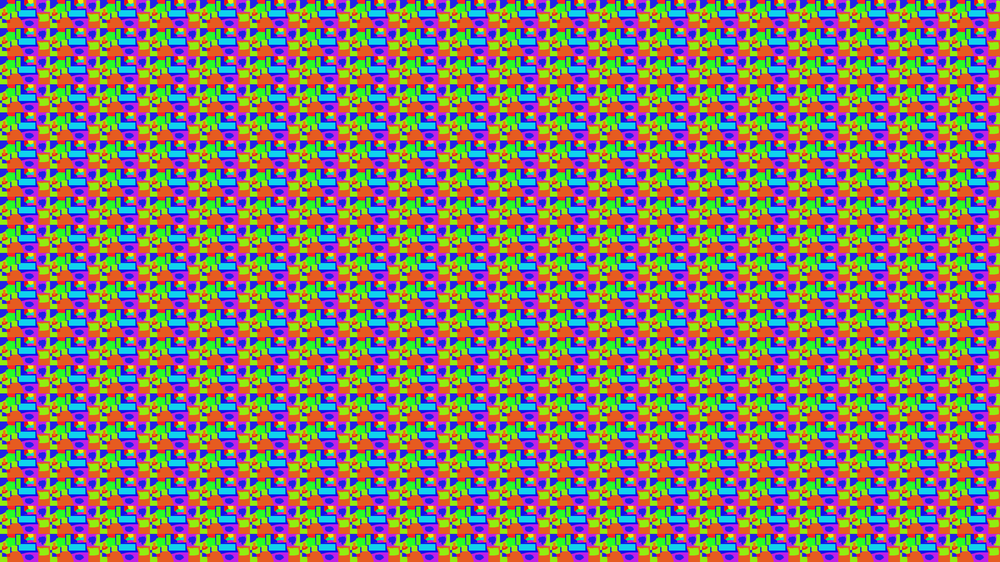
#> input picture test_data/color_mask.png, 1000 x 562 px, shrunk from 3840 x 2160 before the run
$ python solution_bfs.py
#> lines starting #> are read from the running program, lines starting #| are printed output that depends on the picture
import cv2
import numpy as np
from tqdm import tqdm
from time import time


image_input = cv2.imread("test_data/color_mask.png")
#> image_input is the input picture: shape (562, 1000, 3); mean B, G, R 116.7, 120.7, 131
mask_input = cv2.imread("test_data/mask.png")
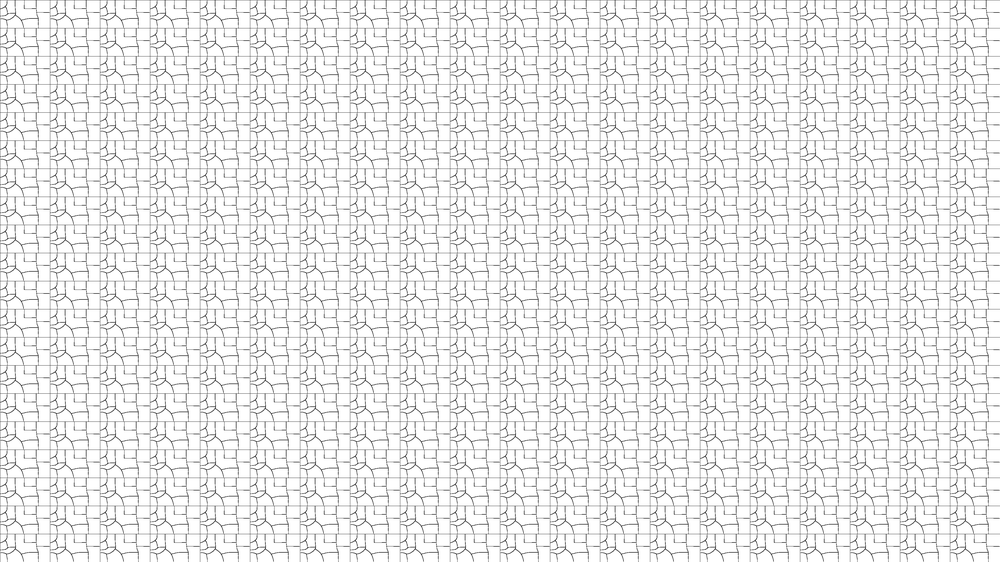
#> input picture test_data/mask.png, 1000 x 562 px, shrunk from 3840 x 2160 before the run
#> mask_input is the input picture: shape (562, 1000, 3); min 58, max 255, mean 234.7


def extract_chunk_from_point(point: np.ndarray):
    """
    BFS algorithm to extract chunk of points
    :param point: starting point
    :return: extracted chunk colors and points
    """
    current_color = image_input[point[0], point[1]]
    extracted_chunk_points = [point]
    extracted_chunk_colors = [current_color]

    points_queue = [point]

    while points_queue:
        point = points_queue.pop(0)

        for new_point in [
            [point[0] - 1, point[1]],
            [point[0] + 1, point[1]],
            [point[0], point[1] - 1],
            [point[0], point[1] + 1],
        ]:
            if (
                new_point[0] < 0
                or new_point[0] >= image_input.shape[0]
                or new_point[1] < 0
                or new_point[1] >= image_input.shape[1]
            ):
                continue

            if visited_points[new_point[0], new_point[1]] == 1:
                continue

            visited_points[new_point[0], new_point[1]] = 1

            extracted_chunk_colors.append(image_input[new_point[0], new_point[1]])
            points_queue.append(new_point)
            extracted_chunk_points.append(new_point)

    return np.array(extracted_chunk_colors), np.array(extracted_chunk_points)


# Measure execution time
start_time = time()


image_filled_polygons = np.zeros_like(image_input)

# Get coordinates of all points
all_points_coordinates = np.array(
    np.meshgrid(range(mask_input.shape[0]), range(mask_input.shape[1]))
).T.reshape(-1, 2)

# Create mask of polygons. This should be visited points in BFS algorith from the start
_, visited_points = cv2.threshold(
    cv2.cvtColor(mask_input, cv2.COLOR_BGR2GRAY), 0, 1, cv2.THRESH_BINARY_INV
)
#> visited_points: shape (562, 1000); every value is 0

points_counter = 0

t = tqdm()
print("Fill polygons")
while True:
    t.update(1)

    # Select next unvisited point
    while points_counter < len(all_points_coordinates):
        current_point = all_points_coordinates[points_counter]
        points_counter += 1
        # Meet the first unchecked point
        if visited_points[current_point[0], current_point[1]] == 0:
            break

    # Finish when all points are visited
    if points_counter >= len(all_points_coordinates):
        break

    chunk_colors, chunk_points = extract_chunk_from_point(current_point)

    # Select the most frequent color in the region
    colors, counts = np.unique(chunk_colors, return_counts=True, axis=0)
    most_common_color = colors[np.argmax(counts)]

    # Fill the region with the most frequent color in the result image
    image_filled_polygons[chunk_points[:, 0], chunk_points[:, 1]] = most_common_color
#> this loop made 2 passes
#> most_common_color on pass 1: [32, 91, 230]
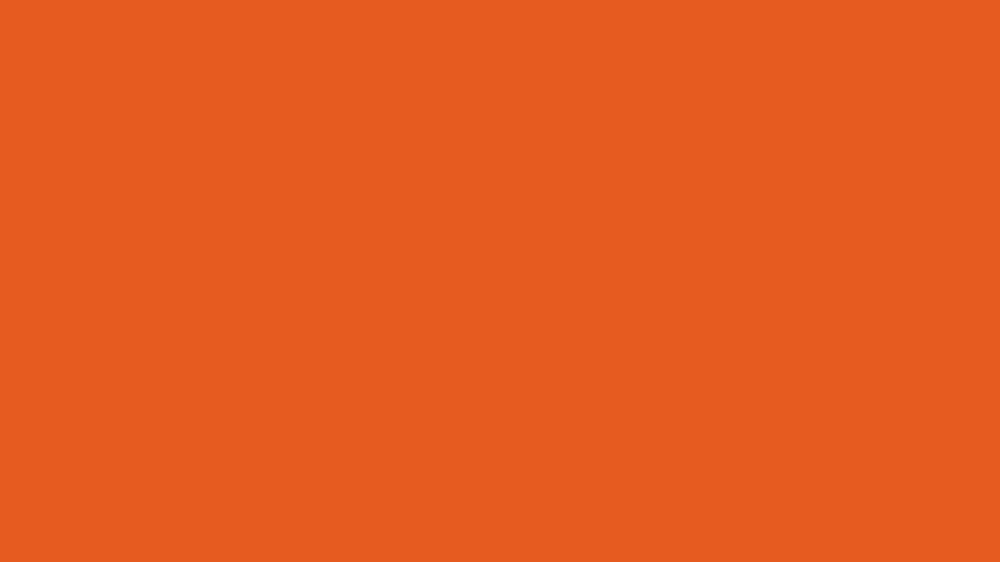
#> image_filled_polygons: shape (562, 1000, 3); mean of channels 0, 1, 2 32, 91, 230; drawn as B, G, R
#> after the loop, points_counter = 562000


print(f"Execution time: {time() - start_time:.2f} s.")

# Save the result image
cv2.imwrite("test_data/mask_filled_bfs.png", image_filled_polygons)
